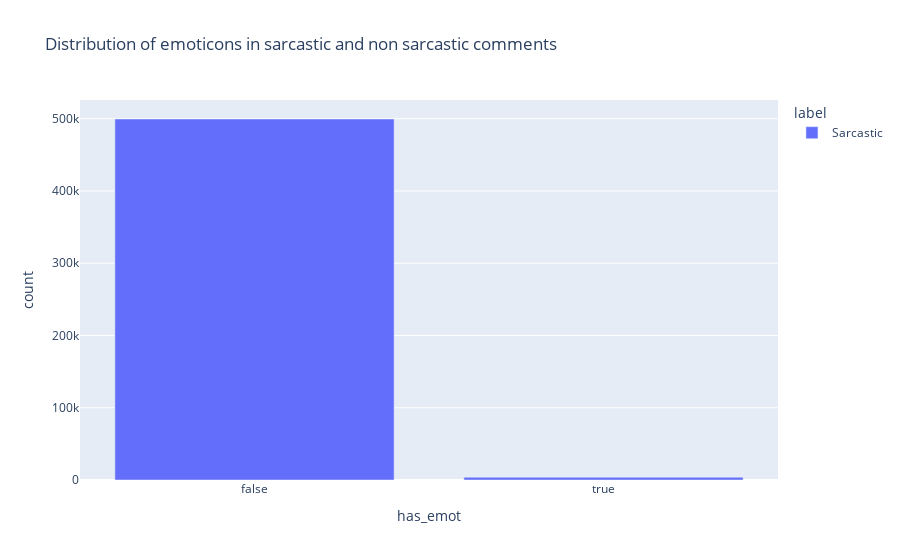

Notebook code cell kept with this figure:
### Code cell
import plotly.express as px
tmp = df.groupby(['has_emot','label']).size().reset_index(name='count').sort_values(by=['count'],ascending=False)
tmp['label'] = tmp['label'].apply(lambda x: 'Sarcastic' if x==1 else 'Not Sarcastic')
# tmp.rename({has})
tmp = tmp[tmp['label'] == 'Sarcastic']
fig = px.bar(tmp, x='has_emot', y='count', color = 'label',title= "Very few sarcastic comments have emoticons")
fig.show()

### Figure 1 — Plotly figure (JSON) as saved in the notebook; plotly's stock layout.template omitted (floating-point values rounded to 4 significant figures)
{"data": [{"alignmentgroup": "True", "hovertemplate": "label=Sarcastic<br>has_emot=%{x}<br>count=%{y}<extra></extra>", "legendgroup": "Sarcastic", "marker": {"color": "#636efa", "pattern": {"shape": ""}}, "name": "Sarcastic", "offsetgroup": "Sarcastic", "orientation": "v", "showlegend": true, "textposition": "auto", "type": "bar", "x": [false, true], "xaxis": "x", "y": [499602, 3793], "yaxis": "y"}], "layout": {"barmode": "relative", "legend": {"title": {"text": "label"}, "tracegroupgap": 0}, "title": {"text": "Distribution of emoticons in sarcastic and non sarcastic comments"}, "xaxis": {"anchor": "y", "domain": [0, 1], "title": {"text": "has_emot"}}, "yaxis": {"anchor": "x", "domain": [0, 1], "title": {"text": "count"}}}}
